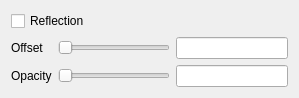
<?xml version="1.0" encoding="UTF-8"?>
<ui version="4.0">
 <class>ReflectionPropertiesWidget</class>
 <widget class="QWidget" name="ReflectionPropertiesWidget">
  <property name="geometry">
   <rect>
    <x>0</x>
    <y>0</y>
    <width>299</width>
    <height>97</height>
   </rect>
  </property>
  <property name="windowTitle">
   <string>Form</string>
  </property>
  <layout class="QGridLayout" name="gridLayout_2">
   <item row="0" column="0">
    <layout class="QGridLayout" name="gridLayout">
     <item row="0" column="0" colspan="2">
      <widget class="QCheckBox" name="reflectionCheckBox">
       <property name="text">
        <string>Reflection</string>
       </property>
      </widget>
     </item>
     <item row="1" column="0">
      <widget class="QLabel" name="label">
       <property name="text">
        <string>Offset</string>
       </property>
      </widget>
     </item>
     <item row="1" column="1">
      <widget class="QSlider" name="offsetSlider">
       <property name="minimumSize">
        <size>
         <width>100</width>
         <height>0</height>
        </size>
       </property>
       <property name="minimum">
        <number>1</number>
       </property>
       <property name="maximum">
        <number>100</number>
       </property>
       <property name="orientation">
        <enum>Qt::Horizontal</enum>
       </property>
      </widget>
     </item>
     <item row="1" column="2">
      <widget class="QLineEdit" name="offsetLineEdit"/>
     </item>
     <item row="2" column="0">
      <widget class="QLabel" name="label_2">
       <property name="text">
        <string>Opacity</string>
       </property>
      </widget>
     </item>
     <item row="2" column="1">
      <widget class="QSlider" name="opacitySlider">
       <property name="minimumSize">
        <size>
         <width>100</width>
         <height>0</height>
        </size>
       </property>
       <property name="maximum">
        <number>100</number>
       </property>
       <property name="orientation">
        <enum>Qt::Horizontal</enum>
       </property>
      </widget>
     </item>
     <item row="2" column="2">
      <widget class="QLineEdit" name="opacityLineEdit"/>
     </item>
    </layout>
   </item>
   <item row="1" column="0">
    <spacer name="verticalSpacer">
     <property name="orientation">
      <enum>Qt::Vertical</enum>
     </property>
     <property name="sizeHint" stdset="0">
      <size>
       <width>20</width>
       <height>1</height>
      </size>
     </property>
    </spacer>
   </item>
  </layout>
 </widget>
 <resources/>
 <connections/>
</ui>
